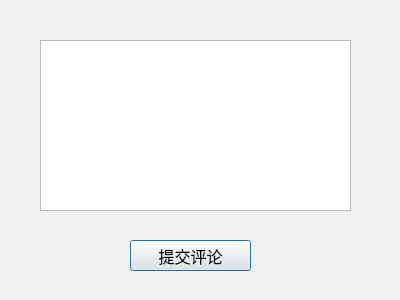
<?xml version="1.0" encoding="UTF-8"?>
<ui version="4.0">
 <class>AddCommentDlg</class>
 <widget class="QDialog" name="AddCommentDlg">
  <property name="geometry">
   <rect>
    <x>0</x>
    <y>0</y>
    <width>400</width>
    <height>300</height>
   </rect>
  </property>
  <property name="windowTitle">
   <string>Dialog</string>
  </property>
  <widget class="QPlainTextEdit" name="commentEdit">
   <property name="geometry">
    <rect>
     <x>40</x>
     <y>40</y>
     <width>311</width>
     <height>171</height>
    </rect>
   </property>
  </widget>
  <widget class="QPushButton" name="submitBtn">
   <property name="geometry">
    <rect>
     <x>130</x>
     <y>240</y>
     <width>121</width>
     <height>31</height>
    </rect>
   </property>
   <property name="font">
    <font>
     <pointsize>12</pointsize>
    </font>
   </property>
   <property name="text">
    <string>提交评论</string>
   </property>
  </widget>
  <widget class="QLabel" name="label">
   <property name="geometry">
    <rect>
     <x>-6</x>
     <y>-1</y>
     <width>411</width>
     <height>301</height>
    </rect>
   </property>
   <property name="text">
    <string/>
   </property>
   <property name="pixmap">
    <pixmap resource="src.qrc">:/bkg4.jpg</pixmap>
   </property>
   <property name="scaledContents">
    <bool>true</bool>
   </property>
  </widget>
  <zorder>label</zorder>
  <zorder>commentEdit</zorder>
  <zorder>submitBtn</zorder>
 </widget>
 <resources>
  <include location="src.qrc"/>
 </resources>
 <connections/>
</ui>
